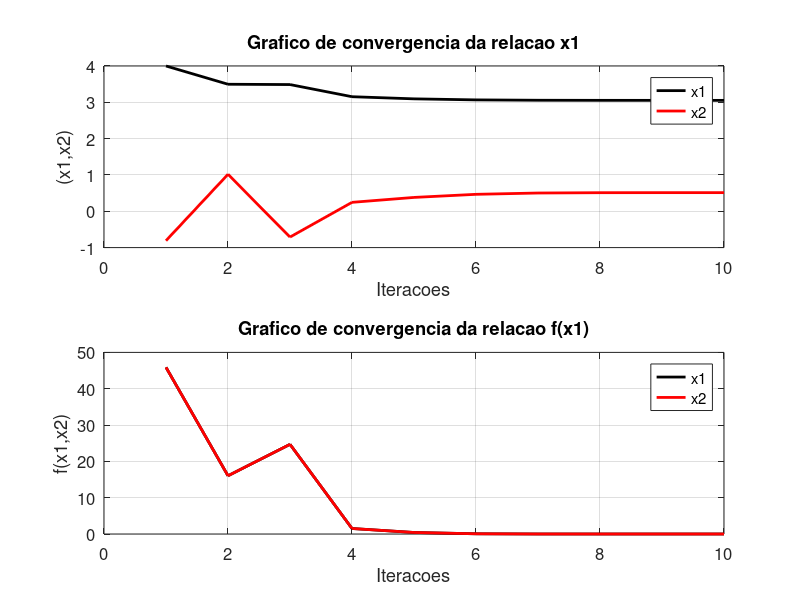
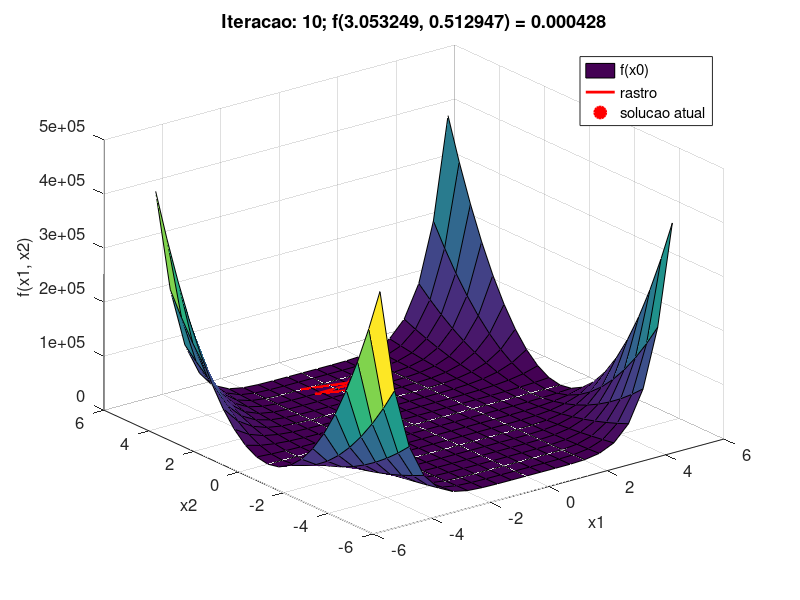

These figures' MATLAB source, in order:
function otimizacao()
  clc
  maxIter = 1000;
  tol = 1e-3;
  x0 = [4;1];
  x = [3;0.5];
  is = 1;
  if is == 1
    a = 0.0163;
    [x1,cont,allX,allFx] = gradient(maxIter,tol,x0,a);
  elseif is == 2
    a = 0.0003;
    [x1,cont,allX,allFx] = newton(maxIter,tol,x0,a);
  endif
  [result] = distEuclidiana(x,x1);
  fprintf("O resultado do ponto minimo será de: \nx1 = %f.5 \nx2 = %f.5\n",x1(1),x1(2));
  fprintf("Em um total de %i iteracoes\n",cont);
  fprintf("Com a distancia euclidiana igual a : %f.5\n",result);
  plotConv(cont,allX,allFx);
  plotAll(cont,allX,allFx);
endfunction

function [result] = distEuclidiana(x,x1)
  result = sqrt((x(1)-x1(1))^2+(x(2)-x1(2))^2);
endfunction

function [x1,cont,allX,allFx] = gradient(maxIter,tol,x0,a)
  allX = zeros(maxIter,2);
  allFx = zeros(maxIter,2);
  for cont = 1:maxIter
       x1 = x0 - a*grad(x0);
       allX(cont,:) = x1;
       allFx(cont,:) = f(x1);
    if (max(abs(x1-x0))<= tol)
      break
    endif
    x0 = x1;
  endfor
  allX = allX(1:cont,:);
  allFx = allFx(1:cont,:);
endfunction

function [x1,cont,allX,allFx] = newton(maxIter,tol,x0,a)
  allX = zeros(maxIter,2);
  allFx = zeros(maxIter,2);
  for cont = 1:maxIter
       x1 = x0 - a*inv(hess(x0))*grad(x0);
       allX(cont,:) = x1;
       allFx(cont,:) = f(x1);
   if (max(abs(x1-x0))<= tol)
      break
    endif
    x0 = x1;
  endfor
  allX = allX(1:cont,:);
  allFx = allFx(1:cont,:);
endfunction

function plotAll(iter,allX,allFx)
  x = -5:0.5:5;
  y = x;
  z = zeros(length(x), length(y), 2);
  for xx = 1:numel(x)
    for yy = 1:numel(y)
      z(xx, yy, 1:2) = f([x(xx); y(yy)]);
    end
  end
   for cont = 1:iter
    figure(2);
    surf(x, y, z(:, :, 1));
    hold on
    plot3(allX(1:cont, 2), allX(1:cont, 1), allFx(1:cont, 1), 'color', 'r', 'linewidth', 2)
    plot3(allX(cont, 2), allX(cont, 1), allFx(cont, 1), 'o', 'markersize', 20, 'color', 'r', 'markerfacecolor', 'r', 'linewidth', 2)
    hold off
    set(gca, 'fontsize', 12);
    grid on;
    title(sprintf('Iteracao: %i; f(%.6f, %.6f) = %.6f', cont, allX(cont, 1), allX(cont, 2), allFx(cont, 1)));
    xlabel('x1', 'fontsize', 12);
    ylabel('x2', 'fontsize', 12);
    zlabel('f(x1, x2)', 'fontsize', 12);
    legend('f(x0)', 'rastro','solucao atual', 'location', 'northeast');
    pause(0.3);
  endfor
endfunction

function plotConv(cont,allX,allFx)
   figure(1);

   subplot(2,1,1);
   plot(1:cont,[allX(:, 1)],'color','k','linewidth',2);
   hold on
   plot(1:cont,[allX(:, 2)],'color','red','linewidth',2);
   hold off
   title("Grafico de convergencia da relacao x1");
   xlabel("Iteracoes");
   ylabel("(x1,x2)");
   legend("x1","x2");
   set(gca,'fontsize',12);
   grid on;


   subplot(2,1,2)
   plot(1:cont,[allFx(:,1)],'color','k','linewidth',2);
   hold on
   plot(1:cont,[allFx(:,2)],'color','red','linewidth',2);
   hold off
   title("Grafico de convergencia da relacao f(x1)");
   xlabel("Iteracoes");
   ylabel("f(x1,x2)");
   legend("x1","x2");
   set(gca,'fontsize',12);
   grid on;
endfunction


function h = hess(x0)
  x=x0(1);
  y=x0(2);
  h= [2*y^6+2*y^4-4*y^3-2*y^2-4*y+6,8*x*y^3-4*x*y+9*y+12*x*y^5-12*x*y^2+15.75*y^2-4*x+3;
      8*x*y^3-4*x*y+9*y+12*x*y^5-12*x*y^2+15.75*y^2-4*x+3,12*x^2*y^2-2*x^2+9*x+30*x^2*y^4-12*x^2*y+31.5*x*y];

endfunction

function g = grad(x0)

  x=x0(1);
  y=x0(2);
  g = [2*x*y^4+6*x-2*x*y^2+4.5*y^2-12.75+2*x*y^6-4*x*y^3+5.25*y^3-4*x*y+3*y;
       4*x^2*y^3-2*x^2*y+9*x*y+6*x^2*y^5-6*x^2*y^2+15.75*x*y^2-2*x^2+3*x];
endfunction


function y = f(x0)
  x = x0(1);
  y = x0(2);
  y = (x.*y.^2 - x + 2.25).^2 + (x.*y.^3 - x + 2.625).^2 + (x.*y -x +1.5).^2;
endfunction
